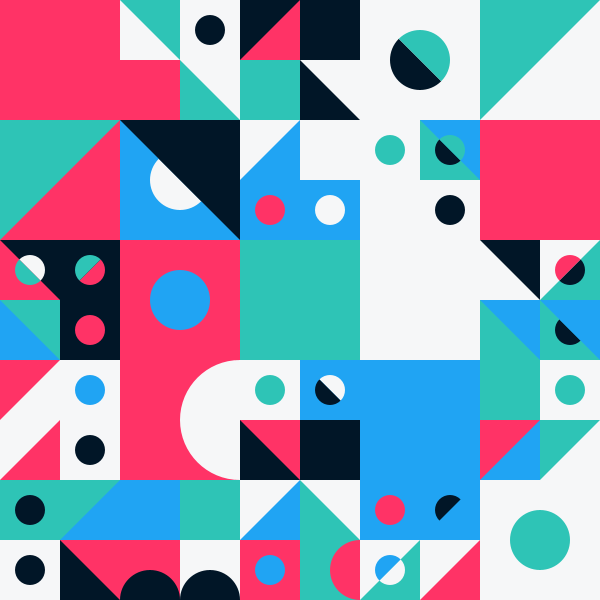
Frame 1 (no input)
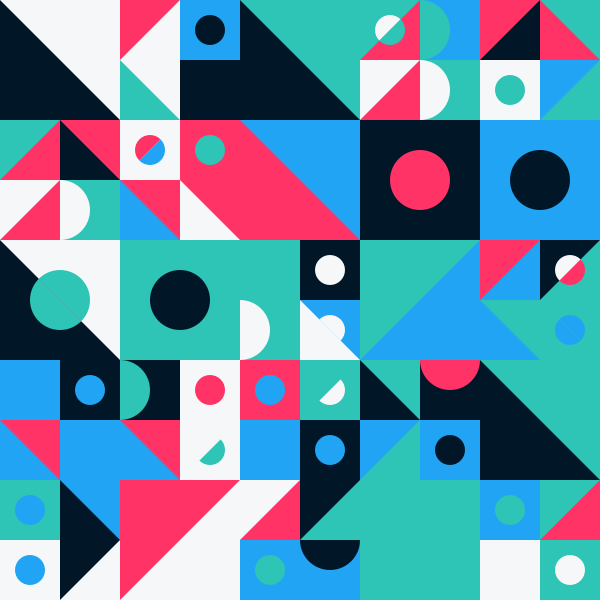
Frame 2 (the mouse pressed at the canvas centre, redrawn once)

The Processing sketch that drew these frames (run headless with seeded random() and noise(); the mouse was pressed at the canvas centre and the sketch redrawn once):

// Processing sketch: random_tile_grid
// ── random_tile_grid.pde
color[] palette = {#011627, #ff3366, #2ec4b6, #f6f7f8, #20a4f3};

void setup() {
  size(600, 600);
  pixelDensity(2);
  noLoop();
  noStroke();
  strokeWeight(2);
  strokeCap(SQUARE);
}

void draw() {
  int size = width / 5;
  int halfSize = size / 2;

  for (int x = 0; x < width; x += size) {
    for (int y = 0; y < height; y += size) {
      if (random(1) < 0.5) {
        // Make four small tiles
        makeTile(x, y, halfSize);
        makeTile(x + halfSize, y, halfSize);
        makeTile(x, y + halfSize, halfSize);
        makeTile(x + halfSize, y + halfSize, halfSize);
      } else {
        // Make big tile
        makeTile(x, y, size);
      }
    }
  }
}

void makeTile(int x, int y, int tileSize) {
  float halfSize = tileSize / 2;
  // Shuffle colors
  fill(randomColor(palette));
  rect(x, y, tileSize, tileSize);

  push();
  translate(x + halfSize, y + halfSize);
  float[] rotations = { 0, PI/2, PI, 3 * PI/2 };
  rotate(rotations[int(random(rotations.length))]);

  // Draw a random shape
  float noiseValue = noise(x, y);
  if (noiseValue < 0.25) {
    // Draw circle
    fill(randomColor(palette));
    arc(-halfSize, 0, tileSize, tileSize, -PI/2, PI/2);
  } else if (noiseValue >= 0.25 && noiseValue < 0.35) {
    fill(randomColor(palette));
    // Draw circle thing
    fill(randomColor(palette));
    triangle(-halfSize, -halfSize, halfSize, halfSize, -halfSize, halfSize);
    fill(randomColor(palette));
    arc(0, 0, halfSize, halfSize, PI/4, 5*PI/4);
    rotate(PI);
    fill(randomColor(palette));
    arc(0, 0, halfSize, halfSize, PI/4, 5*PI/4);
  } else if (noiseValue >= 0.45 && noiseValue < 0.7) {
    // Draw triangle
    fill(randomColor(palette));
    triangle(-halfSize, -halfSize, halfSize, halfSize, -halfSize, halfSize);
  } else {
    // Draw ellipse
    fill(randomColor(palette));
    ellipse(0, 0, halfSize, halfSize);
  }
  pop();
}

void keyPressed() {
  if (key == 's' || key == 'S') {
    save("tilegrid.png");
    println("Saving image");
  }
  if (key == ENTER) {
    redraw();
  }
}

color randomColor(color[] inputArray) {
  int length = inputArray.length;
  return inputArray[int(random(length))];
}

void drawRandomShape(int tileSize, int halfSize) {
  // Draw rings
  noFill();
  stroke(randomColor(palette));
  arc(-halfSize, -halfSize, tileSize, tileSize, 0, PI/2);
  arc(-halfSize, -halfSize, tileSize * 1.5, tileSize * 1.5, 0, PI/2);
  arc(-halfSize, -halfSize, tileSize * 2, tileSize * 2, 0, PI/2);
}
